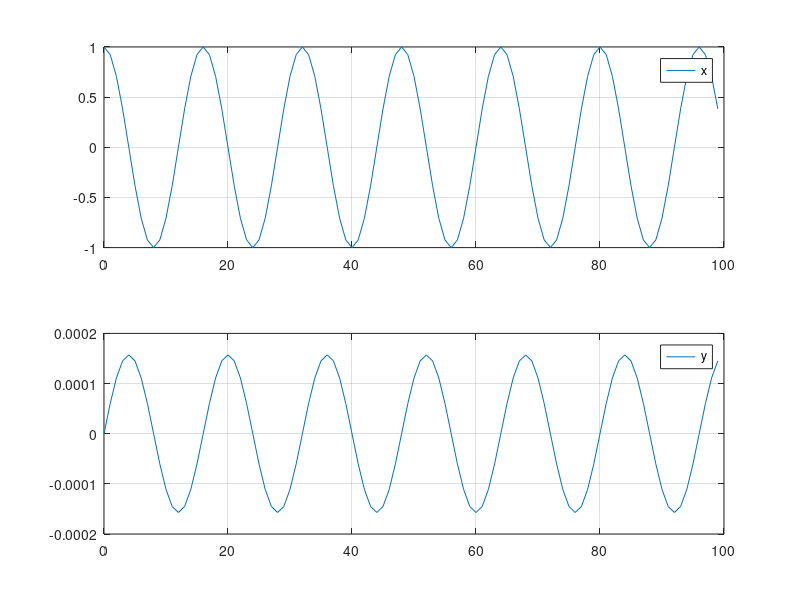

Here is the MATLAB script that generated this plot:
%% TARGET
% Design a 'Discrete Time Integrator' using Matlab.
% * x[n] = cos(2*pi*F_N*n)
%
% The parameters are:
% * Fc =  1 [kHz]
% * Fs = 16 [kHz]
%
% *Equation*
%   y[n] = y[n−1] + (Ts/2)*{x[n] + x[n−1]}

%% Clear everything
clc;        % 'clc' cleras all the text from the Command Window
clear;      % 'clear' removes all variables from the current workspace
close all;  % 'close all' deletes all figures whose handles are not hidden.

%% Parameters
len = 100;
Fc  = 1e3;
Fs  = 16e3;
F_N = Fc/Fs;
n   = 0:len-1;
Ts  = 1/Fs;

%% Exercise
x = cos(2*pi*F_N*n);
y = zeros(1,len);

for i=2:len
  y(i) = y(i-1) + (Ts/2) * (x(i) + x(i-1));
end

%% Figure
figure;
subplot(2,1,1)
    plot(n,x)
    grid on
    legend('x')
subplot(2,1,2)
    plot(n,y)
    grid on
    legend('y')

